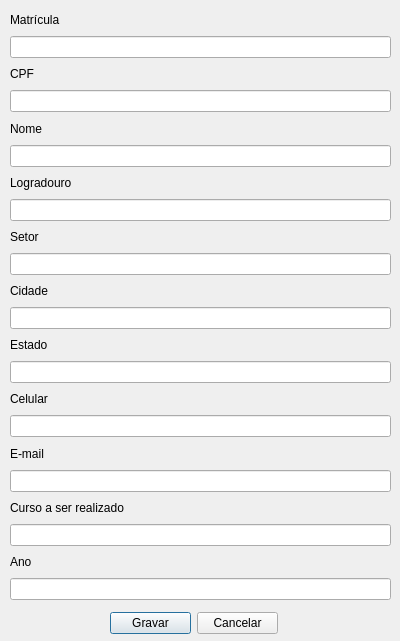
<?xml version="1.0" encoding="UTF-8"?>
<ui version="4.0">
 <class>formcadastroaluno</class>
 <widget class="QDialog" name="formcadastroaluno">
  <property name="geometry">
   <rect>
    <x>0</x>
    <y>0</y>
    <width>400</width>
    <height>641</height>
   </rect>
  </property>
  <property name="windowTitle">
   <string>Dialog</string>
  </property>
  <widget class="QWidget" name="layoutWidget_2">
   <property name="geometry">
    <rect>
     <x>10</x>
     <y>10</y>
     <width>381</width>
     <height>590</height>
    </rect>
   </property>
   <layout class="QVBoxLayout" name="verticalLayout">
    <item>
     <widget class="QLabel" name="label_11">
      <property name="text">
       <string>Matrícula</string>
      </property>
     </widget>
    </item>
    <item>
     <widget class="QLineEdit" name="matricula_cadastro"/>
    </item>
    <item>
     <widget class="QLabel" name="label">
      <property name="text">
       <string>CPF</string>
      </property>
     </widget>
    </item>
    <item>
     <widget class="QLineEdit" name="cpf_cadastro"/>
    </item>
    <item>
     <widget class="QLabel" name="label_2">
      <property name="text">
       <string>Nome</string>
      </property>
     </widget>
    </item>
    <item>
     <widget class="QLineEdit" name="nome_cadastro"/>
    </item>
    <item>
     <widget class="QLabel" name="label_3">
      <property name="text">
       <string>Logradouro</string>
      </property>
     </widget>
    </item>
    <item>
     <widget class="QLineEdit" name="logradouro_cadastro"/>
    </item>
    <item>
     <widget class="QLabel" name="label_4">
      <property name="text">
       <string>Setor</string>
      </property>
     </widget>
    </item>
    <item>
     <widget class="QLineEdit" name="setor_cadastro"/>
    </item>
    <item>
     <widget class="QLabel" name="label_5">
      <property name="text">
       <string>Cidade</string>
      </property>
     </widget>
    </item>
    <item>
     <widget class="QLineEdit" name="cidade_cadastro"/>
    </item>
    <item>
     <widget class="QLabel" name="label_6">
      <property name="text">
       <string>Estado</string>
      </property>
     </widget>
    </item>
    <item>
     <widget class="QLineEdit" name="estado_cadastro"/>
    </item>
    <item>
     <widget class="QLabel" name="label_7">
      <property name="text">
       <string>Celular</string>
      </property>
     </widget>
    </item>
    <item>
     <widget class="QLineEdit" name="celular_cadastro"/>
    </item>
    <item>
     <widget class="QLabel" name="label_8">
      <property name="text">
       <string>E-mail</string>
      </property>
     </widget>
    </item>
    <item>
     <widget class="QLineEdit" name="email_cadastro"/>
    </item>
    <item>
     <widget class="QLabel" name="label_9">
      <property name="text">
       <string>Curso a ser realizado</string>
      </property>
     </widget>
    </item>
    <item>
     <widget class="QLineEdit" name="curso_cadastro"/>
    </item>
    <item>
     <widget class="QLabel" name="label_10">
      <property name="text">
       <string>Ano</string>
      </property>
     </widget>
    </item>
    <item>
     <widget class="QLineEdit" name="ano_cadastro"/>
    </item>
   </layout>
  </widget>
  <widget class="QWidget" name="layoutWidget">
   <property name="geometry">
    <rect>
     <x>110</x>
     <y>610</y>
     <width>168</width>
     <height>27</height>
    </rect>
   </property>
   <layout class="QHBoxLayout" name="horizontalLayout">
    <item>
     <widget class="QPushButton" name="btn_gravar">
      <property name="text">
       <string>Gravar</string>
      </property>
     </widget>
    </item>
    <item>
     <widget class="QPushButton" name="btn_cancelar">
      <property name="text">
       <string>Cancelar</string>
      </property>
     </widget>
    </item>
   </layout>
  </widget>
 </widget>
 <resources/>
 <connections/>
</ui>
